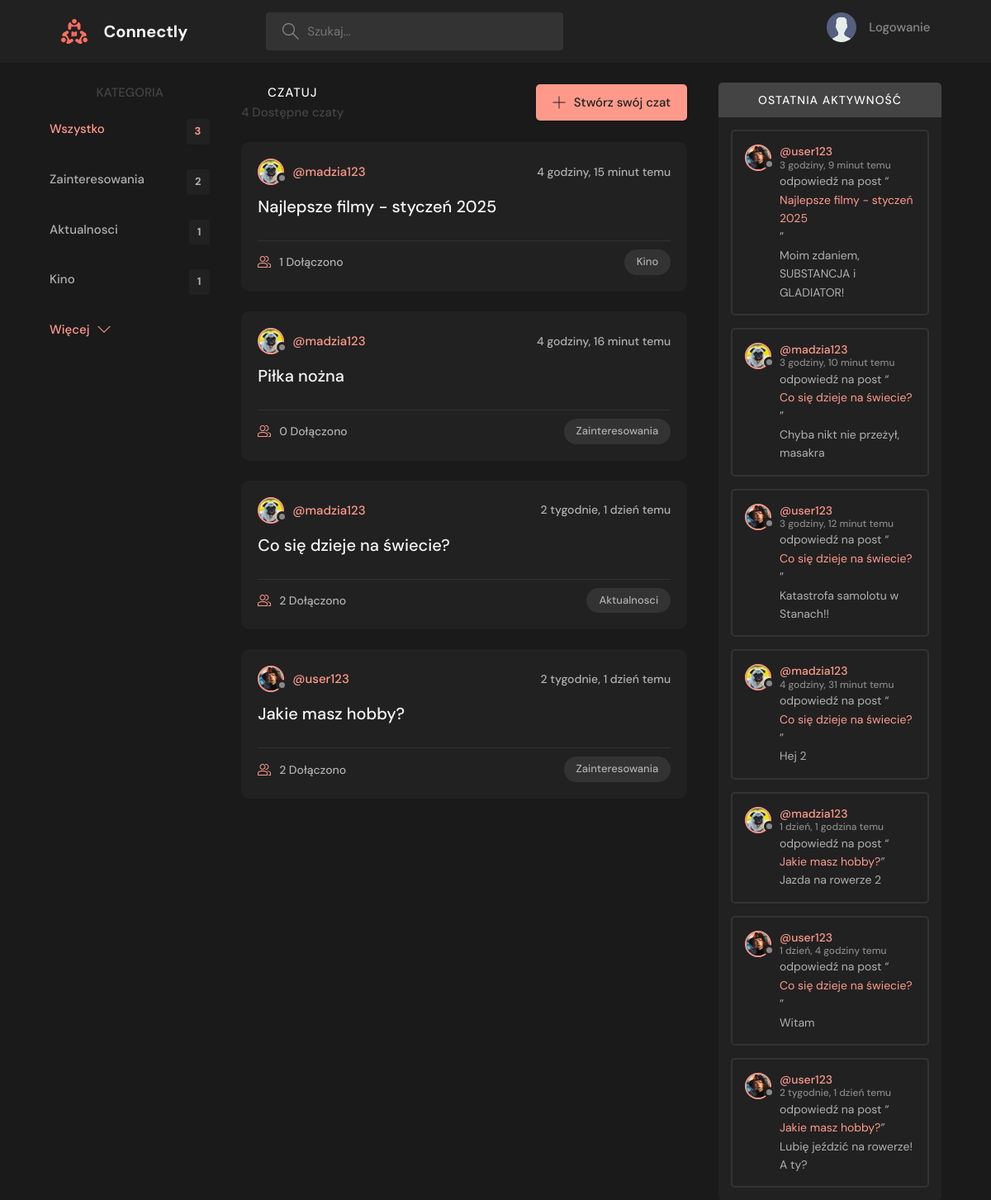
The page / on the database its author committed.
### base/models.py (models this page shows, shortened)
class Topic(models.Model):
    name = models.CharField(max_length=200)

class Room(models.Model):
    host = models.ForeignKey(User, on_delete=models.SET_NULL, null=True)
    topic = models.ForeignKey(Topic, on_delete=models.SET_NULL, null=True)
    name = models.CharField(max_length=200)
    description = models.TextField(null=True, blank=True)
    participants = models.ManyToManyField(User, related_name='participants', blank=True)
    updated = models.DateTimeField(auto_now=True)
    created = models.DateTimeField(auto_now_add=True)
    class Meta:
        ordering = ['-updated', '-created']
    def __str__(self):
        return self.name

class User(AbstractUser):
    name = models.CharField(max_length=200, null=True)
    email = models.EmailField(unique=True, null=True)
    bio = models.TextField(null=True)
    avatar = models.ImageField(null=True, default="photo1.jpg")
    USERNAME_FIELD = 'email'
    REQUIRED_FIELDS = []

class Message(models.Model):
    user = models.ForeignKey(User, on_delete=models.CASCADE)
    room = models.ForeignKey(Room, on_delete=models.CASCADE)
    body = models.TextField()
    updated = models.DateTimeField(auto_now=True)
    created = models.DateTimeField(auto_now_add=True)
    class Meta:
        ordering = ['-updated', '-created']

### base/views.py (the view)
# urls.py: path('', views.home, name='home'),
def home(request):
    q = request.GET.get('q') if request.GET.get('q') != None else ''
    rooms = Room.objects.filter(
        Q(topic__name__icontains=q) |
        Q(name__icontains=q) |
        Q(description__icontains=q)
    )
    topics = Topic.objects.all()[0:5]
    room_count = rooms.count()
    room_messages = Message.objects.filter(Q(room__topic__name__icontains=q))
    notifications_count = 0
    if request.user.is_authenticated:
        notifications_count = Notification.objects.filter(user=request.user, is_read=False).count()
    context = {'rooms': rooms, 'topics':topics, 'room_count': room_count,
               'room_messages' : room_messages,
               'notifications_count': notifications_count}
    return render(request, 'base/home.html', context)

### base/templates/base/home.html (shortened to what this page needs)
{% extends 'main.html' %}
{% block content %}
    <main class="layout layout--3">
      <div class="container">
        {% include 'base/topics_component.html' %}
        <div class="roomList">
          <div class="roomList__header">
            <div>
              <h2>Czatuj</h2>
              <p>{{room_count}} Dostępne czaty</p>
            </div>
            <a class="btn btn--main" href="{% url 'create-room' %}">
              <svg version="1.1" xmlns="http://www.w3.org/2000/svg" width="32" height="32" viewBox="0 0 32 32">
                <title>add</title>
                <path
                  d="M16.943 0.943h-1.885v14.115h-14.115v1.885h14.115v14.115h1.885v-14.115h14.115v-1.885h-14.115v-14.115z"
                ></path>
              </svg>
              Stwórz swój czat
            </a>
          </div>
          {% include 'base/feed_component.html' %}
        </div>
        {% include 'base/activity_component.html' %}
      </div>
    </main>
{% endblock %}

### base/templates/base/topics_component.html
<div class="topics">
    <div class="topics__header">
        <h2>Kategoria</h2>
    </div>
    <ul class="topics__list">
        <li>
            <a href="{% url 'home' %}" class="active">Wszystko <span>{{topics.count}}</span></a>
        </li>
        {% for topic in topics %}
        <li>
            <a href="{% url 'home' %}?q={{topic.name}}">{{topic.name}}<span>{{topic.room_set.all.count}}</span></a>
        </li>
        {% endfor %}
    </ul>
    <a class="btn btn--link" href="{% url 'topics' %}">
        Więcej
        <svg version="1.1" xmlns="http://www.w3.org/2000/svg" width="32" height="32" viewBox="0 0 32 32">
            <title>chevron-down</title>
            <path d="M16 21l-13-13h-3l16 16 16-16h-3l-13 13z"></path>
        </svg>
    </a>
</div>

### base/templates/base/feed_component.html (shortened to what this page needs)
{% for room in rooms %}
<div class="roomListRoom">
    <div class="roomListRoom__header">
        <a href="{% url 'user-profile' room.host.id %}" class="roomListRoom__author">
            <div class="avatar avatar--small">
                <img src="{{room.host.avatar.url}}" />
            </div>
            <span>@{{room.host.username}}</span>
        </a>
        <div class="roomListRoom__actions">
            <span>{{room.created|timesince}} temu</span>
        </div>
    </div>
    <div class="roomListRoom__content">
        <a href="{% url 'room' room.id %}">{{room.name}}</a>
    </div>
    <div class="roomListRoom__meta">
        <a href="{% url 'room' room.id %}" class="roomListRoom__joined">
            {{room.participants.all.count}} Dołączono
        </a>
        <p class="roomListRoom__topic">{{room.topic.name}}</p>
    </div>
</div>
{% endfor %}

### base/templates/base/activity_component.html (shortened to what this page needs)
<div class="activities">
    <div class="activities__header">
        <h2>Ostatnia aktywność</h2>
    </div>
    {% for message in room_messages %}
    <div class="activities__box">
        <div class="activities__boxHeader roomListRoom__header">
            <a href="{% url 'user-profile' message.user.id %}" class="roomListRoom__author">
                <div class="avatar avatar--small">
                    <img src="{{message.user.avatar.url}}" />
                </div>
                <p>
                    @{{message.user.username}}
                    <span>{{message.created|timesince}} temu </span>
                </p>
            </a>
        </div>
        <div class="activities__boxContent">
            <p>odpowiedź na post “<a href="{% url 'room' message.room.id %}">{{message.room}}</a>”</p>
            {% if request.user == message.user %}
                <p id="message-text-{{ message.id }}">{{ message.body }}</p>
                <form id="edit-form-{{ message.id }}" action="{% url 'edit-message' message.id %}" method="POST" style="display: none;">
                    {% csrf_token %}
                    <input type="text" name="body"  value="{{ message.body }}" />
                    <button type="submit" class="btn btn--pill">Zapisz</button>
                    <button type="button" class="btn btn--pill" onclick="cancelEdit({{ message.id }})">Anuluj</button>
                </form>
                <button class="btn btn--pill" onclick="showEditForm({{ message.id }})">Edytuj</button>
            {% else %}
                <p>{{ message.body }}</p>
            {% endif %}
        </div>
    </div>
    {% endfor %}
</div>

### rows shown on the page
Topic: name "Zainteresowania", room_set.all.count "2"
Topic: name "Aktualnosci", room_set.all.count "1"
Topic: name "Kino", room_set.all.count "1"
Room: host.avatar (picture), host.username "madzia123", created "4 godziny, 15 minut", name "Najlepsze filmy - styczeń 2025", participants.all.count "1", topic.name "Kino"
Room: host.avatar (picture), host.username "madzia123", created "4 godziny, 16 minut", name "Piłka nożna", participants.all.count "0", topic.name "Zainteresowania"
Room: host.avatar (picture), host.username "madzia123", created "2 tygodnie, 1 dzień", name "Co się dzieje na świecie?", participants.all.count "2", topic.name "Aktualnosci"
Room: host.avatar (picture), host.username "user123", created "2 tygodnie, 1 dzień", name "Jakie masz hobby?", participants.all.count "2", topic.name "Zainteresowania"
Message: user.avatar (picture), user.username "user123", created "3 godziny, 9 minut", room "Najlepsze filmy - styczeń 2025", body "Moim zdaniem, SUBSTANCJA i GLADIATOR!"
Message: user.avatar (picture), user.username "madzia123", created "3 godziny, 10 minut", room "Co się dzieje na świecie?", body "Chyba nikt nie przeżył, masakra"
Message: user.avatar (picture), user.username "user123", created "3 godziny, 12 minut", room "Co się dzieje na świecie?", body "Katastrofa samolotu w Stanach!!"
Message: user.avatar (picture), user.username "madzia123", created "4 godziny, 31 minut", room "Co się dzieje na świecie?", body "Hej 2"
Message: user.avatar (picture), user.username "madzia123", created "1 dzień, 1 godzina", room "Jakie masz hobby?", body "Jazda na rowerze 2"
Message: user.avatar (picture), user.username "user123", created "1 dzień, 4 godziny", room "Co się dzieje na świecie?", body "Witam"
Message: user.avatar (picture), user.username "user123", created "2 tygodnie, 1 dzień", room "Jakie masz hobby?", body "Lubię jeździć na rowerze! A ty?"

### other values the page prints
{{ topics.count }} "3"
{{ room_count }} "4"
